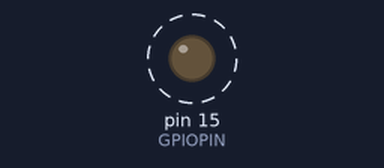
Bench run of a sketch on a simulated Arduino Uno, built with avr-gcc and run on an emulated ATmega328P. Shown: output pins drawn as LEDs (lit = HIGH). Dashed ring = blinking.

Above: at 0.7 s.
Timing chart, 0 to 4.6 s (numbered marks = the images above):
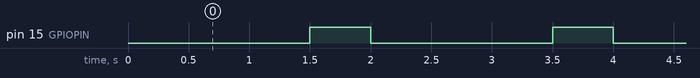

The sketch:

p1.1.ino
```cpp
int GPIOPIN = 15;

void setup() {
  pinMode(GPIOPIN,OUTPUT);
}

void loop() {
  delay(1500);
  digitalWrite(GPIOPIN,HIGH);
  delay(500);
  digitalWrite(GPIOPIN,LOW);
}
```

Measured:
- by itself, pin 15 (GPIOPIN): alternates HIGH for 0.50 s and LOW for 1.5 s
